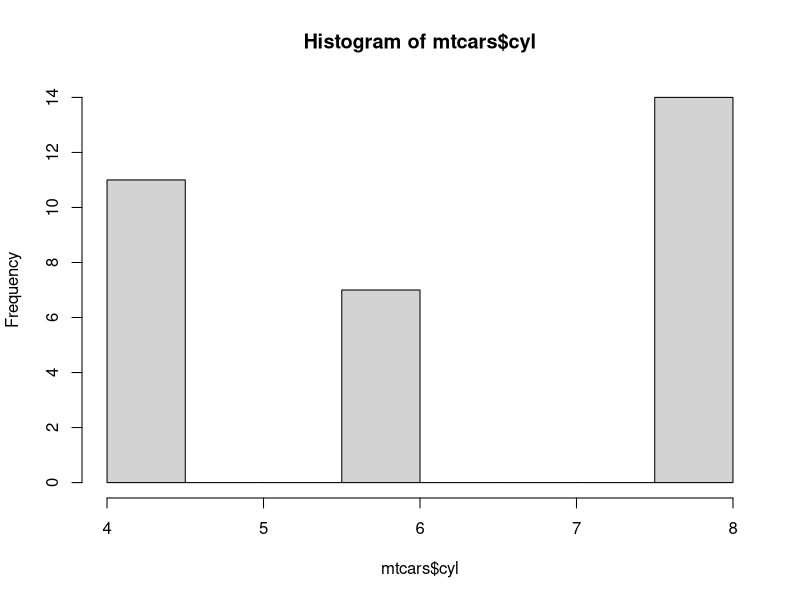

Here is the R script that generated this plot:
## ---- chunk 1
1 + 1
## ---- chunk 2
hist(mtcars$cyl)
